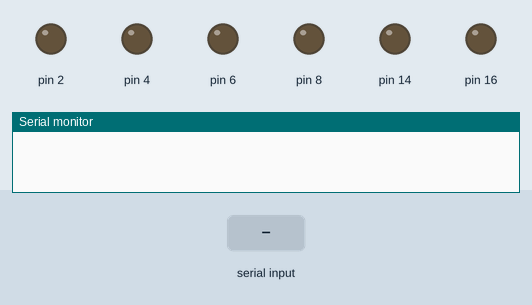
This sketch was run on a simulated Arduino Uno, built with avr-gcc and run on an emulated ATmega328P. Parts: output pins drawn as LEDs (lit = HIGH), the last lines printed to the serial monitor. Inputs (shaded band) come from the test bench.

Above: at 1.2 s.
1.3 s: "M90\n" received over Serial
At 2.2 s:
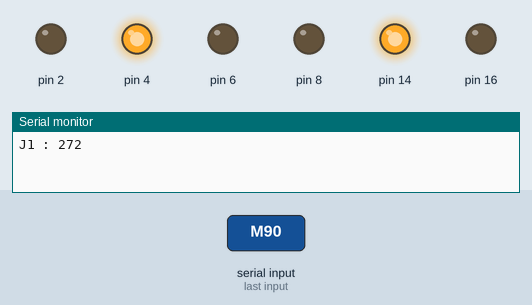
2.8 s: "M 45\n" received over Serial
At 3.4 s:
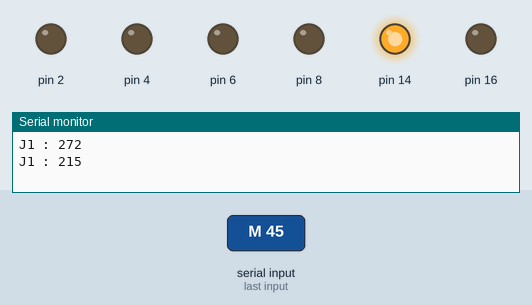
Timing chart, 0 to 5.8 s (numbered marks = the images above; inputs shaded):
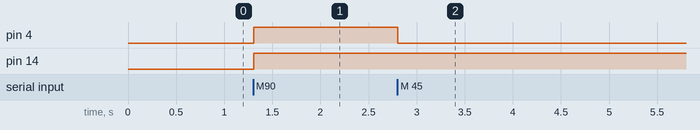

Measured:
- after the input at 1.3 s, pin 4, pin 14: LOW → HIGH at once
- after the input at 2.8 s, pin 4: HIGH → LOW at once

The sketch:

custom_stepper.ino
```cpp
#include "state_machine.h"

CustomStepper J1(2,4,0,0,4000,100,4000,"J1");
CustomStepper J2(16,14,1,0,4000,100,3600,"J2");
CustomStepper J3(23,21,1,0,4000,100,3600,"J3");
CustomStepper J4(38,36,1,0,4000,100,3600,"J4");
CustomStepper J5(6,8,0,0,4000,100,3600,"J5");

StateMachine* stateMachine = new StateMachine();

void setup()
{
  Serial.begin(9600);
  stateMachine->setStepper(0,&J1);
  stateMachine->setStepper(1,&J2);
  stateMachine->setStepper(2,&J3);
  stateMachine->setStepper(3,&J4);
  stateMachine->setStepper(4,&J5);
}

void loop()
{
  stateMachine->processSerial();
  stateMachine->processNextCommand();
  stateMachine->run();
  //delayMicroseconds(1);
}
```

custom_stepper.h
```cpp
#pragma once

class CustomStepper {
    private:
        float _m,_c;
        long currPos = 0;
        int _pulsePin = 0,_dirPin = 0;
        long _toGo = 0,elapsed = 0;
        int _dir = 1;
        long _startSpeed = 0;
        long timeToNextPulse = 0;
        long startTime,endTime;
        long prevStepTime = 0;
        float speed = 0;
        float acceleration = 0;
        long stepsTo360 = 0;
        String name;
        bool reverse = 0;

        void setDirection(int dir){
          if(reverse){
            digitalWrite(_dirPin,!dir);
          }
          else {
            digitalWrite(_dirPin,dir);
          }
        }

        void step(){
            digitalWrite(_pulsePin,HIGH);
            delayMicroseconds(1);
            digitalWrite(_pulsePin,LOW);
            elapsed++;
            currPos += _dir;
            currPos = currPos;
        }

        float getAcceleration(){
            int acc_dir = elapsed < _toGo/2 ? 1 : -1;
            return acc_dir*(_m*speed + _c);
        }
    public:
        bool done = true;

        CustomStepper(int PULSE_PIN,int DIR_PIN,bool _reverse,float m,float c,long startSpeed,long _stepsTo360,String _name) {
            _pulsePin = PULSE_PIN;
            _dirPin = DIR_PIN;
            _m = m;
            _c = c;
            _startSpeed = startSpeed;
            pinMode(PULSE_PIN,OUTPUT);
            pinMode(DIR_PIN,OUTPUT);
            stepsTo360 = _stepsTo360;
            name = _name;
            reverse = _reverse;
        }

        void resetPosition(){
            currPos = 0;
        }

        void setTarget(long target) {
            target = target;
            done = false;
            elapsed = 0;
            _toGo = target - currPos;
            int dir = _toGo > 0 ? 1 : 0;
            _dir = _toGo > 0 ? 1 : -1;
            _toGo = abs(_toGo);
            setDirection(dir);
            speed = _startSpeed;
            timeToNextPulse = (long)(((float)1000000.0)/speed);
            if(_toGo == 0){
              done = true;
            }
        }

        void setRelativeTarget(long delta){
            long target = delta + currPos;
            setTarget(target);
        }

        void run(){
            if(elapsed == _toGo){
                endTime = micros();
                if(!done){
                    long takenMs = (endTime - startTime)/1000;
                    Serial.print(name);
                    Serial.print(" : ");
                    Serial.println(takenMs);
                }
                done = true;
                return;
            }

            if(elapsed == 0){
                startTime = micros();
                step();
                prevStepTime = micros();
                return;
            }
            long currTime = micros();
            if(currTime - prevStepTime >= timeToNextPulse){
                step();
                prevStepTime = micros();
                speed = speed + getAcceleration()/speed;
                timeToNextPulse = (long)(((float)1000000.0)/speed);
            }
        }

        float getSlope(){
          return _m;
        }

        float getConstant(){
          return _c;
        }

        long getPosition(){
          return currPos;
        }

        void setSlope(float slope){
            _m = slope;
        }

        void setConstant(float c){
            _c = c;
        }
};
```

line_queue.h
```cpp
#pragma once

class LineQueue {

private:
	typedef struct {
		char *line;
		void *next;
	} Line;

	Line *first = NULL, *last = NULL;
	int _size = 0;

public:
	void add(char* line) {
		Line *l = new Line;
		l->line = line;
		l->next = NULL;
		if(last != NULL) last->next = l;
		last = l;
		if(first == NULL) first = last;
		_size++;
	}

	char* pop() {
		Line *l = first;
		first = (Line*) l->next;
		if(first == NULL) last = NULL;
		char *line = l->line;
		delete l;
		_size--;
		return line;
	}

	char* get(){
		return first->line;
	}

	boolean isEmpty() {
		return first == NULL;
	}

	int size() {return _size;}
	int firstLineLength() {return strlen(first->line);}

};
```

state_machine.h
```cpp
#pragma once
#include <string.h>
#include "line_queue.h"
#include "custom_stepper.h"

enum Command
{
  MOVE,
  RELATIVE_MOVE,
  BLOCKING_RELATIVE_MOVE,
  SET_ACCELERATION,
  RESET_POSITION,
  UNKNOWN_COMMAND,
  STATUS
};

class StateMachine
{
private:
  char* buffer;
  int buffer_limit;
  int buf_index = 0;
  int readHead = 0;
  char* currLine;
  int currLineLength = 0;
  LineQueue qq;
  CustomStepper* steppers[5];
  long targets[100][5];
  int targetIndex = 0;
  int moveCommands[100];
  int currStepperIndex[5];
  int targetsLen = 0;
  long accelerationValues[3];
  bool blockUntilSync = false;
  bool blockUntilAllStopped = false;
  bool moving = false;

  Command parseCommand()
  {
    while(readHead < currLineLength){
      if(currLine[readHead] == ' '){
        readHead++;
      }
      else{
        break;
      }
    }
    if (currLineLength == readHead)
    {
      return UNKNOWN_COMMAND;
    }
    if (currLineLength - readHead >= 2 && (currLine[readHead+0] == 'M' || currLine[readHead+0] == 'm') && (currLine[readHead+1] == 'R' || currLine[readHead+1] == 'r'))
    {
      readHead += 2;
      return RELATIVE_MOVE;
    }
    if (currLineLength - readHead >= 2 && (currLine[readHead+0] == 'M' || currLine[readHead+0] == 'm') && (currLine[readHead+1] == 'B' || currLine[readHead+1] == 'b'))
    {
      readHead += 2;
      return BLOCKING_RELATIVE_MOVE;
    }
    else if (currLine[readHead+0] == 'M' || currLine[readHead+0] == 'm')
    {
      readHead++;
      return MOVE;
    }
    else if (currLineLength - readHead >= 2 && (currLine[readHead+0] == 'S' || currLine[readHead+0] == 's') &&
             (currLine[readHead+1] == 'A' || currLine[readHead+1] == 'a'))
    {
      readHead += 2;
      return SET_ACCELERATION;
    }
    else if (currLineLength - readHead >= 2 && (currLine[readHead+0] == 'R' || currLine[readHead+0] == 'r') &&
             (currLine[1] == 'P' || currLine[1] == 'p'))
    {
      readHead += 2;
      return RESET_POSITION;
    }
    else if (currLineLength - readHead >= 2 && (currLine[readHead+0] == 'G' || currLine[readHead+0] == 'g') &&
             (currLine[readHead+1] == 'S' || currLine[readHead+1] == 's'))
    {
      readHead += 2;
      return STATUS;
    }
    return UNKNOWN_COMMAND;
  }

  void parseMoves(Command cmd)
  {
    targetIndex = (targetIndex + 1) % 100;
    targetsLen++;
    moveCommands[targetIndex] = cmd;

    currLine = currLine + readHead;
    char* next;
    for (int i = 0; i < 5; i++)
    {
      long& jp = targets[targetIndex][i];
      jp = strtol(currLine, &next, 10);
      if (currLine == next && i != 4)
      {
        return;
      }
      currLine = next;
    }
    long j2_target = targets[targetIndex][1];
    long j3_target = targets[targetIndex][2] + j2_target / 3;
    long j4_target = targets[targetIndex][3] - targets[targetIndex][4] + targets[targetIndex][2] / 3 + 2*(j2_target / 9.0);
    long j5_target = targets[targetIndex][3] + targets[targetIndex][4] + targets[targetIndex][2] / 3 + 2*(j2_target / 9.0);
    targets[targetIndex][1] = targets[targetIndex][1];
    targets[targetIndex][2] = j3_target;
    targets[targetIndex][3] = j4_target;
    targets[targetIndex][4] = j5_target;
  }

  void parseSetAcceleration()
  {
    currLine = currLine + readHead;
    char* next;
    for (int i = 0; i < 3; i++)
    {
      long& av = accelerationValues[i];
      av = strtol(currLine, &next, 10);
      if (currLine == next && i != 2)
      {
        return;
      }
      currLine = next;
    }
    steppers[accelerationValues[0]]->setSlope(accelerationValues[1]);
    steppers[accelerationValues[0]]->setConstant(accelerationValues[2]);
  }

  void returnStatus()
  {
    long positions[5];
    positions[0] = steppers[0]->getPosition();
    positions[1] = steppers[1]->getPosition();
    positions[2] = steppers[2]->getPosition() - steppers[1]->getPosition() / 3;
    positions[3] = (steppers[3]->getPosition() + steppers[4]->getPosition()) / 2 - steppers[3]->getPosition() / 3 +
                   steppers[4]->getPosition() / 9;
    positions[4] = (steppers[4]->getPosition() - steppers[3]->getPosition()) / 2;
    for (int i = 0; i < 5; i++)
    {
      Serial.print("Stepper ");
      Serial.print(i + 1);
      Serial.print(" : ");
      Serial.print("m: ");
      Serial.print(steppers[i]->getSlope());
      Serial.print(", c: ");
      Serial.print(steppers[i]->getConstant());
      Serial.print(", pos: ");
      Serial.println(positions[i]);
    }
  }

  void resetPosition()
  {
    for (int i = 0; i < 5; i++)
    {
      steppers[i]->resetPosition();
    }
  }

public:
  StateMachine()
  {
    buffer_limit = 1000;
    buffer = new char[buffer_limit];
    for(int i=0;i<5;i++){
      currStepperIndex[i] = 0;
    }
  }

  void setStepper(int index, CustomStepper* stepper)
  {
    steppers[index] = stepper;
  }

  void processSerial()
  {
    /*if(moving){
        return;
    }*/

    while (Serial.available())
    {
      char c = Serial.read();
      buffer[buf_index++] = c;
      if (c == '|' || c == '\n')
      {
        buffer[buf_index - 1] = 0;
        char* line = new char[buf_index];
        strcpy(line, buffer);
        qq.add(line);
        buf_index = 0;
      }
    }
  }

  void processNextCommand()
  {
    if (blockUntilAllStopped)
    {
      return;
    }
    if (qq.isEmpty())
    {
      return;
    }

    currLine = qq.get();
    currLineLength = strlen(currLine);
    readHead = 0;
    Command cmd = parseCommand();
    if (moving and !(cmd == MOVE or cmd == RELATIVE_MOVE or cmd == BLOCKING_RELATIVE_MOVE or cmd == SET_ACCELERATION))
    {
      blockUntilAllStopped = true;
      return;
    }
    qq.pop();
    switch (cmd)
    {
      case MOVE:
        parseMoves(cmd);
        break;
      case RELATIVE_MOVE:
        parseMoves(cmd);
        break;
      case BLOCKING_RELATIVE_MOVE:
        parseMoves(cmd);
        break;
      case SET_ACCELERATION:
        parseSetAcceleration();
        break;
      case RESET_POSITION:
        resetPosition();
        break;
      case STATUS:
        returnStatus();
        break;
      default:
        break;
    }
  }

  void run()
  {
    bool allDone = true;
    bool postDone = true;
    for (int i = 0; i < 5; i++)
    {
      bool done = steppers[i]->done;
      allDone = done and allDone;
      if (done)
      {
        int currCommand = currStepperIndex[i] % 100;
        if (moveCommands[currCommand] == BLOCKING_RELATIVE_MOVE)
        {
          if (blockUntilSync)
          {
            continue;
          }
        }
        if (currStepperIndex[i] < targetsLen)
        {
          currStepperIndex[i] = (currStepperIndex[i] + 1);
          int newCommandIndex = currStepperIndex[i] % 100;
          int cmd = moveCommands[newCommandIndex];
          if (cmd == BLOCKING_RELATIVE_MOVE or cmd == RELATIVE_MOVE)
          {
            steppers[i]->setRelativeTarget(targets[newCommandIndex][i]);
          }
          else if (cmd == MOVE)
          {
            steppers[i]->setTarget(targets[newCommandIndex][i]);
          }
        }
      }
      steppers[i]->run();
      bool pDone = steppers[i]->done;
      postDone = done and pDone;
    }
    if (allDone)
    {
      blockUntilSync = false;
    }
    // Basically did not move and we can read other non-move commands now
    if (allDone and postDone)
    {
      blockUntilAllStopped = false;
      moving = false;
    }
    else {
      moving = true;
    }
  }

};
```
